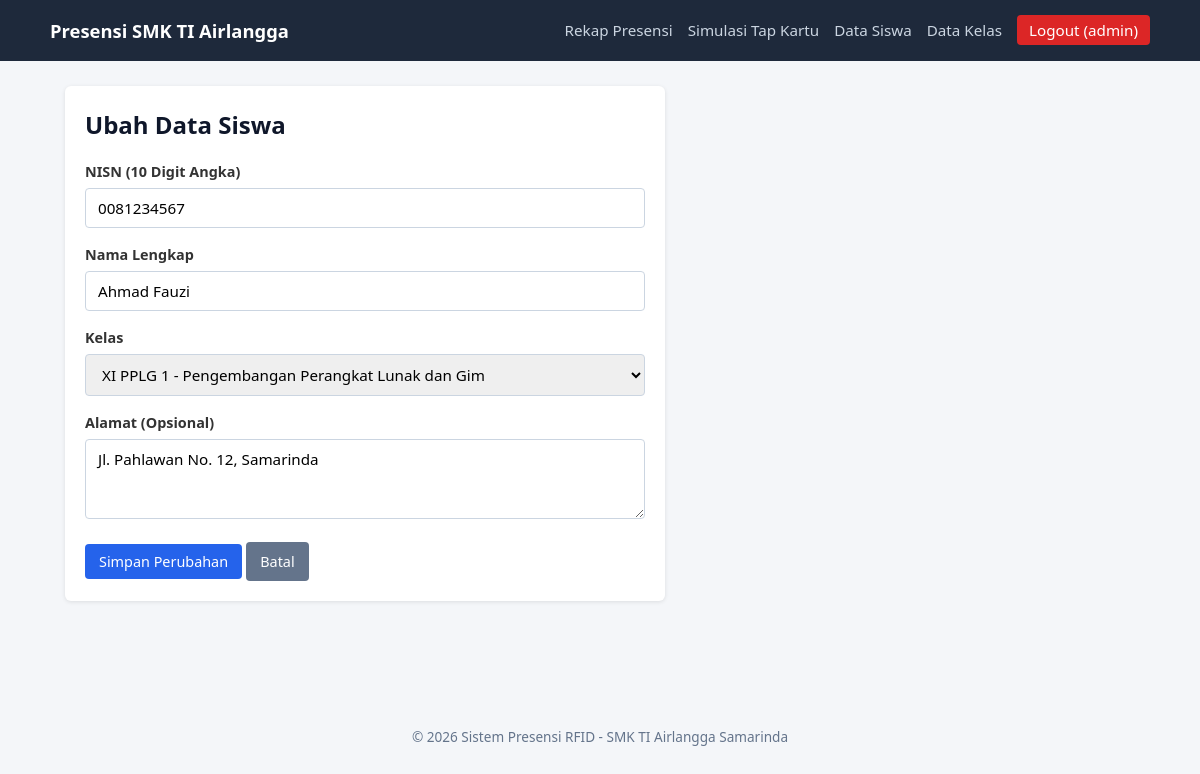
The page /views/siswa/edit.php?nisn=0081234567 (signed in) on the database its author committed.
### tables this page shows
CREATE TABLE siswa (
    nisn CHAR(10) PRIMARY KEY,
    nama VARCHAR(100) NOT NULL,
    alamat VARCHAR(255),
    id_kelas INT NOT NULL,
    CONSTRAINT fk_siswa_kelas FOREIGN KEY (id_kelas) REFERENCES kelas(id_kelas) ON DELETE RESTRICT ON UPDATE CASCADE
);

CREATE TABLE kelas (
    id_kelas INT AUTO_INCREMENT PRIMARY KEY,
    nama_kelas VARCHAR(20) NOT NULL UNIQUE,
    jurusan VARCHAR(50) NOT NULL
);

### core/BaseModel.php (called while the page is built, shortened)
<?php
abstract class BaseModel {
    public function __construct($db) {
        $this->db = $db;
    }
}

### models/Siswa.php (called while the page is built, shortened)
<?php
require_once __DIR__ . '/../core/BaseModel.php';
class Siswa extends BaseModel {
    public function getByNisn($nisn) {
        $stmt = $this->db->prepare("SELECT * FROM siswa WHERE nisn = :nisn");
        $stmt->execute([':nisn' => $nisn]);
        return $stmt->fetch();
    }
}

### models/Kelas.php (called while the page is built, shortened)
<?php
require_once __DIR__ . '/../core/BaseModel.php';
class Kelas extends BaseModel {
    public function getAll() {
        $stmt = $this->db->query("SELECT * FROM kelas ORDER BY nama_kelas ASC");
        return $stmt->fetchAll();
    }
}

### views/siswa/edit.php (the view, shortened to what this page needs)
<?php
require_once __DIR__ . '/../layouts/header.php';
require_once __DIR__ . '/../layouts/navbar.php';
require_once __DIR__ . '/../../models/Siswa.php';
require_once __DIR__ . '/../../models/Kelas.php';
$db = (new Database())->getConnection();
$siswaModel = new Siswa($db);
$kelasModel = new Kelas($db);
$old_nisn = trim($_GET['nisn'] ?? '');
$data_lama = $siswaModel->getByNisn($old_nisn);
$daftar_kelas = $kelasModel->getAll();
$nisn = $data_lama['nisn'];
$nama = $data_lama['nama'];
$alamat = $data_lama['alamat'];
$id_kelas = $data_lama['id_kelas'];
?>
<div class="card" style="max-width: 600px;">
    <h2>Ubah Data Siswa</h2>
    <form method="POST" action="">
        <div class="form-group">
            <label for="nisn">NISN (10 Digit Angka)</label>
            <input type="text" id="nisn" name="nisn" maxlength="10" class="form-control" value="<?= htmlspecialchars($nisn) ?>">
        </div>
        <div class="form-group">
            <label for="nama">Nama Lengkap</label>
            <input type="text" id="nama" name="nama" class="form-control" value="<?= htmlspecialchars($nama) ?>">
        </div>
        <div class="form-group">
            <label for="id_kelas">Kelas</label>
            <select id="id_kelas" name="id_kelas" class="form-control">
                <?php foreach ($daftar_kelas as $k): ?>
                    <option value="<?= $k['id_kelas'] ?>" <?= ($id_kelas == $k['id_kelas']) ? 'selected' : '' ?>>
                        <?= htmlspecialchars($k['nama_kelas']) ?> - <?= htmlspecialchars($k['jurusan']) ?>
                    </option>
                <?php endforeach; ?>
            </select>
        </div>
        <div class="form-group">
            <label for="alamat">Alamat (Opsional)</label>
            <textarea id="alamat" name="alamat" rows="3" class="form-control"><?= htmlspecialchars($alamat ?? '') ?></textarea>
        </div>
        <button type="submit" class="btn btn-primary">Simpan Perubahan</button>
        <a href="index.php" class="btn btn-secondary">Batal</a>
    </form>
</div>
<?php require_once __DIR__ . '/../layouts/footer.php'; ?>

### assets/css/style.css (style rules this page uses)
* { box-sizing: border-box; margin: 0; padding: 0; font-family: 'Segoe UI', Tahoma, Geneva, Verdana, sans-serif; }
body { background-color: #f4f6f9; color: #333; line-height: 1.6; }
.card { background: #fff; padding: 20px; border-radius: 6px; box-shadow: 0 1px 4px rgba(0,0,0,0.1); margin-bottom: 20px; }
h2 { margin-bottom: 15px; color: #0f172a; }
.form-group { margin-bottom: 15px; }
.form-group label { display: block; margin-bottom: 5px; font-weight: 600; font-size: 0.9rem; }
.form-control { width: 100%; padding: 9px 12px; border: 1px solid #cbd5e1; border-radius: 4px; font-size: 0.95rem; }
.btn { display: inline-block; padding: 8px 14px; border: none; border-radius: 4px; cursor: pointer; text-decoration: none; font-size: 0.9rem; font-weight: 500; }
.btn-primary { background-color: #2563eb; color: #fff; }
.btn-secondary { background-color: #64748b; color: #fff; }

### rows shown on the page
siswa: nisn "0081234567", nama "Ahmad Fauzi", id_kelas "XI PPLG 1 - Pengembangan Perangkat Lunak dan Gim", alamat "Jl. Pahlawan No. 12, Samarinda"

### other values the page prints
$_SESSION['username'] "admin"
